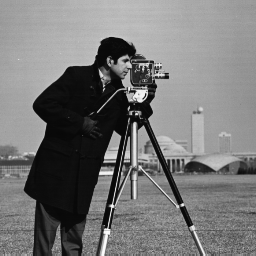
%> input picture 06_Pedro_Zeola/estudo_06_arquivos/cameraman.tif, 256 x 256 px; the run also reads 1 picture not shown here
$ octave a02_02.m   (GNU Octave 9; MATLAB toolbox functions it lacks are replaced by stand-ins)
%> lines starting %> are read from the running program, lines starting %| are printed output that depends on the picture
%a02_02 [script]

clear all; close all; clc

c1 = imread('cameraman.tif');
%> c1 is the input picture: size 256x256 uint8; min 7, max 253, mean 118.7
c2 = imread('cameraman2.tif');

figure
imshow(c1), title('c1')
figure
imshow(c2), title('c2')

%z = imsubtract(X,Y): Z = X-Y
%resultado negativos truncados pra zero
s1 = imsubtract(c1,c2);
figure
imshow(s1), title('s1 imsubtract(c1,c2)')
s1n = mat2gray(s1);
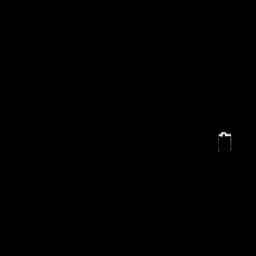
%> s1n: size 256x256 double; min 0, max 1, mean 0.000575
figure
imshow(s1n), title('s1n')

c1d = im2double(c1);
c2d = im2double(c2);
s2 = imsubtract(c1d,c2d);
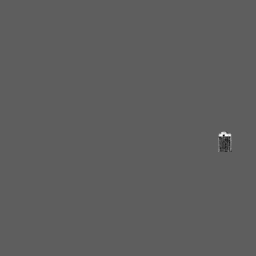
%> s2: size 256x256 double; min -0.0941, max 0.161, mean 1.96e-05; drawn with min black and max white
figure
imshow(s2), title('s2 imsubtract(c1,c2)')
s2n = mat2gray(s2);
figure
imshow(s2n), title('s2n')

s3 = imabsdiff(c1,c2);
figure
imshow(s3), title('imabsdiff(c1,c2)')
s3n = mat2gray(s3);
figure
imshow(s3n), title('s3n')
